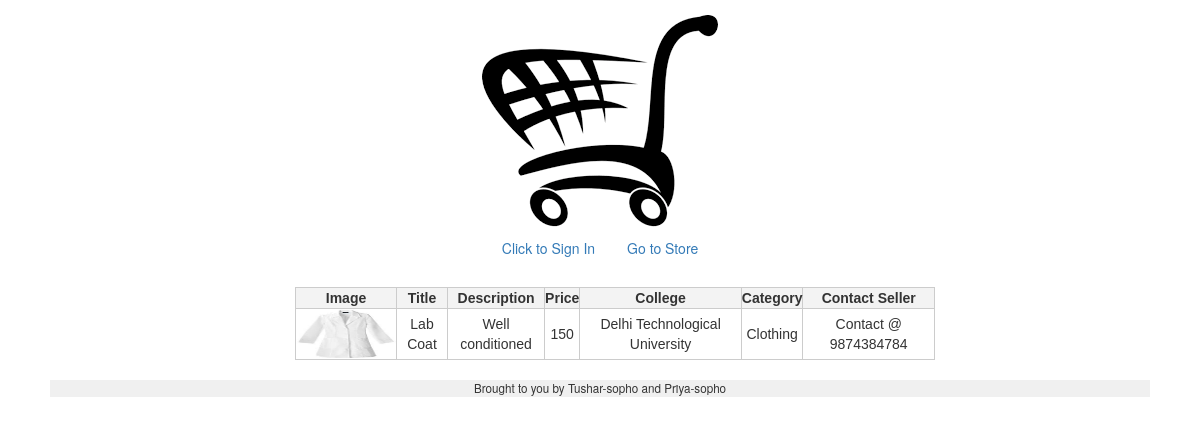
The page /seller.php?id=30 on the database its author committed.
### tables this page shows
CREATE TABLE IF NOT EXISTS `Item` (
  `I_id` int(11) NOT NULL AUTO_INCREMENT,
  `Title` varchar(50) NOT NULL,
  `Description` varchar(200) NOT NULL,
  `Uid` int(11) NOT NULL,
  `Ca_id` int(11) NOT NULL,
  `Contact` varchar(150) NOT NULL,
  `Price` mediumint(9) NOT NULL COMMENT 'If price =0 => for donation',
  `Image` varchar(100) NOT NULL,
  PRIMARY KEY (`I_id`)
);

CREATE TABLE IF NOT EXISTS `College` (
  `Cid` varchar(10) NOT NULL,
  `Name` varchar(50) NOT NULL,
  PRIMARY KEY (`Cid`)
);

CREATE TABLE IF NOT EXISTS `Category` (
  `Ca_id` int(11) NOT NULL AUTO_INCREMENT,
  `Cname` varchar(20) NOT NULL,
  PRIMARY KEY (`Ca_id`),
  UNIQUE KEY `Cname` (`Cname`)
);

### views/seller.php (the view, shortened to what this page needs)
   <div class="container">
    <table style="margin-left:auto; margin-right:auto; color: #333; font-family: Helvetica, Arial, sans-serif; width: 640px; border-collapse:collapse; border-spacing: 0;" >
            <tr>
                <th style="border: 1px solid #CCC; background: #F3F3F3; font-weight: bold; text-align:center;">Image</th>
                <th style="border: 1px solid #CCC; background: #F3F3F3; font-weight: bold; text-align:center;">Title</th>
                <th style="border: 1px solid #CCC; background: #F3F3F3; font-weight: bold; text-align:center;">Description</th>
                <th style="border: 1px solid #CCC; background: #F3F3F3; font-weight: bold; text-align:center;">Price</th>
                <th style="border: 1px solid #CCC; background: #F3F3F3; font-weight: bold; text-align:center;">College</th>
                <th style="border: 1px solid #CCC; background: #F3F3F3; font-weight: bold; text-align:center;">Category</th>
                <th style="border: 1px solid #CCC; background: #F3F3F3; font-weight: bold; text-align:center;">Contact Seller</th>
            </tr>
            <?php while ($r = mysql_fetch_assoc($rows)): ?>
              <?php
                  $uid = $r["Uid"];
                  $ca_id = $r["Ca_id"];
                  $query1="Select Name FROM College where Cid = ( SELECT Cid from Account where UID = '$uid')";
                  $query2= "Select Cname FROM Category where Ca_id = $ca_id";
                  ?>
                   <tr>
                    <td style="border: 1px solid #CCC;"><?= "<img src=\"".$r["Image"]."\" width=100px height=50px >" ?> </td>
                    <td style="border: 1px solid #CCC;"><?= $r["Title"] ?></td>
                    <td style="border: 1px solid #CCC;"><?= $r["Description"] ?></td>
                    <td style="border: 1px solid #CCC;"><?= $r["Price"] ?></td>
                    <td style="border: 1px solid #CCC;"><?php $name = mysql_query($query1);
                      $clg= mysql_fetch_assoc($name);
                      echo $clg["Name"];
                      ?></td>
                    <td style="border: 1px solid #CCC;"><?php $name = mysql_query($query2);
                      $ctg= mysql_fetch_assoc($name);
                      echo $ctg["Cname"];
                      ?></td>
                    <td style="border: 1px solid #CCC;"><?= $r["Contact"] ?></td>
                </tr>
            <?php endwhile ?>
    </table>
</div>

### html/css/styles.css (style rules this page uses)
.container { margin-left: auto; margin-right: auto; text-align: center; }

### rows shown on the page
item: Image (picture), Title "Lab Coat", Description "Well conditioned", Price "150", college.Name "Delhi Technological University", Ca.Cname "Clothing", Contact "Contact @ 9874384784"
